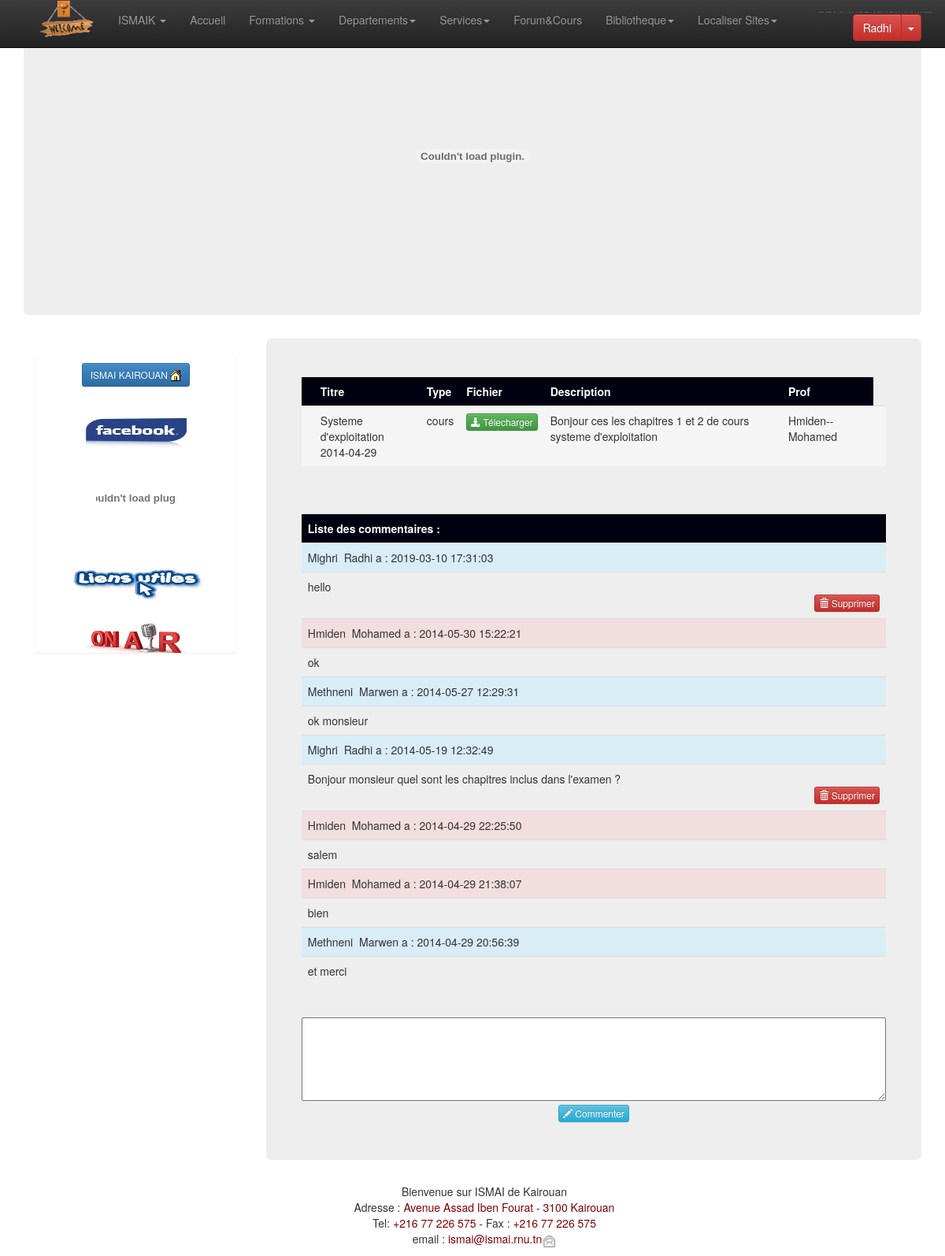
Screenshot of /Contenu/commentaireetudiant.php?id_cour=1 (signed in) with the database file from the repository.
### tables this page shows
CREATE TABLE `cours` (
  `id_cours` int(11) NOT NULL,
  `nom_cours` varchar(50) NOT NULL,
  `description` text NOT NULL,
  `Type_cour` varchar(5) NOT NULL,
  `date_cours` date NOT NULL,
  `file_cour` varchar(50) NOT NULL,
  `utilisateur_id_utilisateur` int(11) NOT NULL
);

CREATE TABLE `utilisateurs` (
  `id_utilisateurs` int(11) NOT NULL,
  `cin` int(10) NOT NULL,
  `nom` varchar(50) NOT NULL,
  `prenom` varchar(50) NOT NULL,
  `sexe` varchar(50) NOT NULL,
  `date_naissance` date NOT NULL,
  `mail` varchar(200) NOT NULL,
  `password` varchar(15) NOT NULL,
  `tel` varchar(15) NOT NULL,
  `profil` varchar(50) NOT NULL,
  `departement_id_departement` int(11) DEFAULT NULL,
  `groupe_id_groupe` int(11) DEFAULT NULL,
  `confirmer` tinyint(1) NOT NULL
);

CREATE TABLE `commentaire` (
  `id_commentaire` int(11) NOT NULL,
  `comm` varchar(500) NOT NULL,
  `user_id_user` int(11) NOT NULL,
  `cours_id_cours` int(11) NOT NULL,
  `date_c` datetime NOT NULL
);

### Contenu/commentaireetudiant.php (the view, shortened to what this page needs)
<!DOCTYPE html>
<html lang="fr">
	<head>
		<?php
		include ("incssjs.php");
		?>
	</head>
	<body role="document" style="margin-bottom: 90px;">
<?php
include ("menu.php");
?>
		<div class="container theme-showcase" role="main">
			<?php
			include ("baniere.php");
			?>
			<?php
			include ("left.php");
			?>
			<div class="jumbotron" style="width: 73%; float: right;">
				<div class="row">
					<?php
	include ("config.php");
					if(isset($_GET['id_cour']) && $_GET['id_cour']!=""){
					$sqlaff = 'select * from  cours,  utilisateurs  where  `cours`.`utilisateur_id_utilisateur`= `utilisateurs`.`id_utilisateurs` and   `cours`.`id_cours`="'.$_SESSION['cour'].'" order by date_cours DESC';
					$req = mysqli_query($base,$sqlaff) or die(mysqli_error($base));
					?>
<table class="table">
<tr style="background:#001 ">
<td style="font-weight:bold"><font  color="#FFFFFF"></font></td>
<td style="font-weight:bold"><font  color="#FFFFFF">Titre</font></td>
<td style="font-weight:bold"><font  color="#FFFFFF">Type</font></td>
<td style="font-weight:bold"><font  color="#FFFFFF">Fichier</font></td>
<td style="font-weight:bold"><font  color="#FFFFFF">Description </font></td>
<td style="font-weight:bold"><font  color="#FFFFFF">Prof </font></td>
</tr>
					<?php
					$today =date("Y-m-d");
					$data =mysqli_fetch_array($req);
					?>
					<tr <?php if($today==$data['date_cours']){ ?>class="info" <?php }else { ?> class="active" <?php } ?>>
                    <?php if($today==$data['date_cours']){ ?><td><img src="images/fixe/new2.gif" alt="" /></td><?php }else { ?><td></td><?php } ?>
                    <td><?php echo $data['nom_cours']; ?><br /><?php echo $data['date_cours']; ?>
                    </td>
                    <td><?php echo $data['Type_cour']; ?></td>
					<td>
                    <?php if($data['file_cour']!=""){ ?>
                    <a class="btn btn-xs btn-success" href="<?php echo $data['file_cour']; ?>">
                     <span class="glyphicon glyphicon-download-alt"></span>
                     Télecharger</a>
                     <?php } ?>
                    </td>
           				<td><?php echo $data['description']; ?></td>
					<td><?php echo $data['nom']; ?>--<?php echo $data['prenom']; ?></td>
					<td></td>
					</tr>
                    </table>
                    <br />
                    <table class="table">
<tr style="background:#001 ">
<td style="font-weight:bold"><font  color="#FFFFFF">Liste des commentaires :</font></td>
</tr>
                    <br />
                    <?php
                    $sqlcom = 'select * from  commentaire , utilisateurs  where commentaire.user_id_user= `utilisateurs`.`id_utilisateurs` and `commentaire`.`cours_id_cours`="'.$_SESSION['cour'].'" order by date_c DESC';
					$reqcom = mysqli_query($base,$sqlcom) or die(mysqli_error($base));
					 while ($data =mysqli_fetch_array($reqcom)) {
					?>
                   	<?php
					if($data['profil']=="ens"){
						?>
                   <tr class="danger">
                   	<td>
                    <?php echo $data['nom']; ?>&nbsp; <?php echo $data['prenom']; ?> a : <?php echo $data['date_c']; ?><br />
                  </td> </tr>
                  <tr >
                  	 <td>
                   <?php echo $data['comm']; ?><br />
                     </td>
                   </tr>
						<?php
					}else{
					?>
                   <tr class="info">
                   	<td>
                    <?php echo $data['nom']; ?>&nbsp; <?php echo $data['prenom']; ?> a : <?php echo $data['date_c']; ?><br />
                  </td> </tr>
                  <tr >
                  	 <td>
                   <?php echo $data['comm']; ?><br />
                   <?php if($data['cin']==$_SESSION['cin']){ ?>
                   <a href="commentaireetudiant.php?suppr=<?php echo $data['id_commentaire']; ?>&amp;id_cour=<?php echo $_GET['id_cour']; ?>" style="float:right;" type="submit"   class="btn btn-xs btn-danger">
                        <span class="glyphicon glyphicon-trash"></span>
                         Supprimer </a>
                <?php }   ?>
                     </td>
                   </tr>
                   <?php } } ?>
                    </table>
                    <hr />
                    <form action="commentaireetudiant.php"  method="post">
                    	<textarea name="coment" rows="5" style="width: 100%"></textarea>
                    	<center>
						<button type="submit"   class="btn btn-xs btn-info">
                        <span class="glyphicon glyphicon-pencil"></span>
                         Commenter </button>
                         </center>
                    </form>
                    <?php    } else { ?>
                 <div class="alert alert-danger"><h4 ><font color="">pas de cour selectionné !!!</font></h4></div>
                    	<?php   } ?>
				</div>
				</div>
			</div>
			<?php
			include ("foot.php");
			?>
			<?php
			include ("fast.php");
			?>
	</body>
</html>

### rows the page displays
cours: nom_cours "Systeme d'exploitation", date_cours "2014-04-29", Type_cour "cours", description "Bonjour ces les chapitres 1 et 2 de cours systeme d'exploitation", utilisateur_id_utilisateur.nom "Hmiden", utilisateur_id_utilisateur.prenom "Mohamed"
commentaire: user_id_user.nom "Mighri", user_id_user.prenom "Radhi", date_c "2019-03-10 17:31:03", comm "hello"
commentaire: user_id_user.nom "Hmiden", user_id_user.prenom "Mohamed", date_c "2014-05-30 15:22:21", comm "ok"
commentaire: user_id_user.nom "Methneni", user_id_user.prenom "Marwen", date_c "2014-05-27 12:29:31", comm "ok monsieur"
commentaire: user_id_user.nom "Mighri", user_id_user.prenom "Radhi", date_c "2014-05-19 12:32:49", comm "Bonjour monsieur quel sont les chapitres inclus dans l'examen ?"
commentaire: user_id_user.nom "Hmiden", user_id_user.prenom "Mohamed", date_c "2014-04-29 22:25:50", comm "salem"
commentaire: user_id_user.nom "Hmiden", user_id_user.prenom "Mohamed", date_c "2014-04-29 21:38:07", comm "bien"
commentaire: user_id_user.nom "Methneni", user_id_user.prenom "Marwen", date_c "2014-04-29 20:56:39", comm "et merci"

### other values shown
$_SESSION['prenom'] "Radhi"
